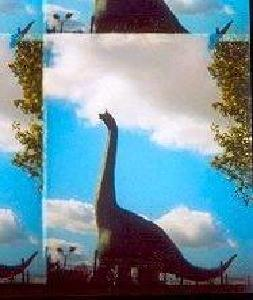
#> input picture 101_ObjectCategories/brontosaurus/image_0038.jpg, 253 x 300 px; its folder holds only this picture in this run
$ python SIFT_Maria_retrievelling.py   (Python 2 division)   (older library calls are emulated)
#> lines starting #> are read from the running program, lines starting #| are printed output that depends on the picture
import cv2
import numpy as np
import glob
import ast
import pylab as pl
from __future__ import division
from math import *
from PIL import Image
from collections import Counter
from bs4 import BeautifulSoup
from scipy.cluster.vq import kmeans,vq,whiten

# Extracting test and train set
#windows
#path1 = glob.glob('101_ObjectCategories\lobster\*.jpg')
#path2 = glob.glob('101_ObjectCategories\brontosaurus\*.jpg')

#unix
path1 = glob.glob('101_ObjectCategories/lobster/*.jpg')
path2 = glob.glob('101_ObjectCategories/brontosaurus/*.jpg')
#RELATIVE PATHS!! ^_^

train1 = path1[:30]
train2 = path2[:30]
train1.extend(train2) #One list only please!

test1 = path1[30:]
test2 = path2[30:]
test1.extend(test2)
# Defining classifiers as variables and other useful variables
sift = cv2.SIFT()
clu = 5
#--------------------------------------------------------------------------
#Detection


"""detectcompute(data)
This function takes a list of image paths as input.
It then calculates the SIFT descriptors for the entire data input and returns all descriptors as rows in a single array.

"""

def detectcompute(data):
	descr = []

	for i in range(len(data)):
		image = cv2.imread(data[i])
#> image is the input picture: shape (300, 253, 3); mean B, G, R 155.5, 142.4, 112.8
		gray = cv2.cvtColor(image,cv2.COLOR_BGR2GRAY)
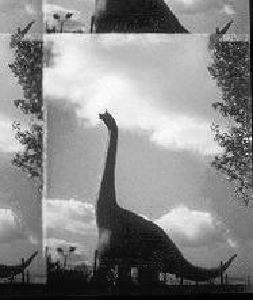
#> gray: shape (300, 253); min 1, max 255, mean 135.1
		kp, des = sift.detectAndCompute(gray,None)
#> kp = 508 keypoints; strongest (x, y, size): (107, 118, 8.4), (101, 116, 3.2), (49, 31, 3.5), (31, 60, 24.5)
		descr.append(des)

	out = np.vstack(descr) #Vertical stacking of our descriptor list. Genius function right here.
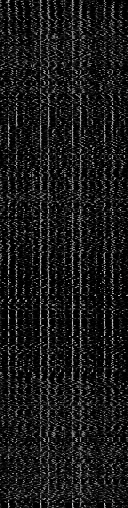
#> out: shape (508, 128) float32; min 0, max 215, mean 25.3
	return out


"""singledetect(data)
This function takes a list of image paths as inputs.
It then outputs each images' path and corresponding SIFT descriptors.

"""

def singledetect(data):
	sd = []

	for i in range(len(data)):
		image = cv2.imread(data[i])
		gray = cv2.cvtColor(image,cv2.COLOR_BGR2GRAY)
		kp, des = sift.detectAndCompute(gray,None)
		sd.append([data[i],des])

	return sd


"""bow(list of images,codebook,clusters)
This function taskes a list of image paths, a codebook and an integer denoting the amount of clusters as input.
It then computes each image's bag of words as a normalized histogram in a pseudo-dictionary.
It then outputs
"""

def bow(images,codebook,clusters):
	out = images
	temp = []

	for im in images:
		c = Counter()
		bag,dist = vq(whiten(im[1]),codebook)#vq function Assign codes from a code book to observations
		#whiten function Normalize a group of observations on a per feature basis
		for word in bag:
			c[word]+=1

		#Creating normalized histogram
		for i in range(clusters):
			if i in c.iterkeys():
				c[i] = c[i]/len(codebook)
			if i not in c.iterkeys():
				c[i] = 0
		temp.append(c)

	for i in range(len(temp)):
		out[i].append(temp[i])

	#print out #For you Maria, so you can see the structure!
	return out


### We compute the SIFT descriptors for our entire training set at once and run kmeans on it
X_train = detectcompute(train1)

#computing K-Means
codebook,distortion = kmeans(whiten(X_train),clu)
#> distortion = 10.07

#### We then compute the SIFT descriptors for every image seperately as to get every images bag of words
imtrain = singledetect(train1) #[image1[path,descriptors array].image2[path,descriptors array] etc.]
#> imtrain = 1 item

#Pseudo database with list structure
Pdatabase = bow(imtrain,codebook,clu)
#> the loop in bow, `for im in images:` made 1 pass
#> the loop in bow, `for i in range(len(temp)):` made 1 pass
#> Pdatabase = 1 item
#idx,distor = vq(X_train,codebook)

#--------------------------------------------------------------------------
#Print in table

#> (the run stopped early here; a loop or call above may not have finished)
